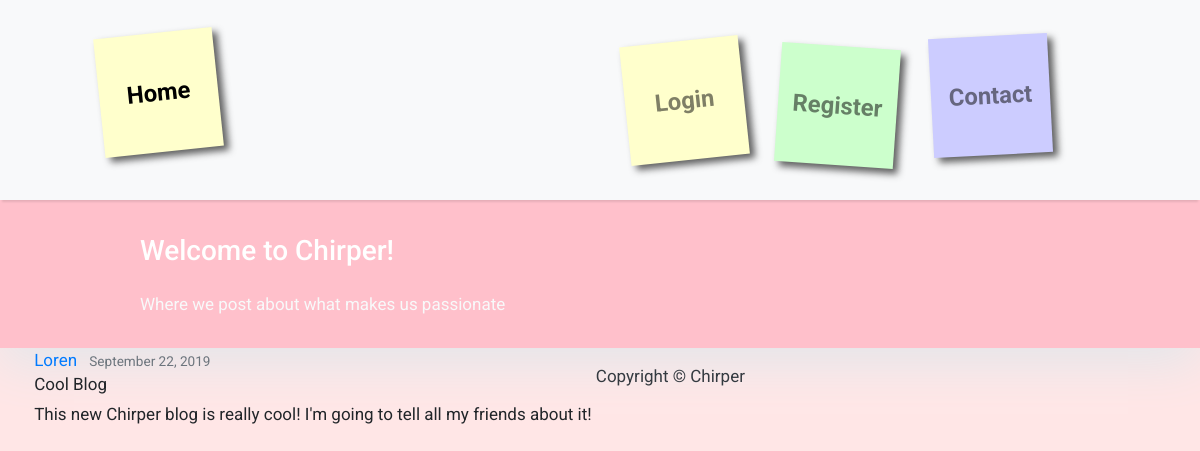
Screenshot of /post/9/ with the database file from the repository.
### blog/models.py (models this page shows, shortened)
class Post(models.Model):
    title = models.CharField(max_length=100)
    content = models.TextField()
    date_posted = models.DateTimeField(default=timezone.now)
    author = models.ForeignKey(User, on_delete=models.CASCADE)

### blog/views.py (the view)
# urls.py: path('post/<int:pk>/', PostDetailView.as_view(), name='post-detail'),
class PostDetailView(DetailView):
    model = Post

### blog/templates/blog/post_detail.html (shortened to what this page needs)
{% extends "blog/base.html" %}
{% block content %}
    <header class="masthead">
      <div class="container">
          <div class="row">
              <div class=" col-md-8 col-md-10 mx-auto">
                  <div class="site-heading">
                      <h3 class=" site-heading my-4 mt-3 text-white"> Welcome to Chirper! </h3>
                      <p class="text-light">Where we post about what makes us passionate &nbsp
                      </p>
                  </div>
              </div>
          </div>
      </div>
  </header>
  <div class="container">
      <div class="row">
          <p>&nbsp;</p>
    <article class="media">
      <div class="media-body">
        <div class="article-metadata">
          <a class="mr-2" href="#">{{ object.author }}</a>
          <small class="text-muted">{{ object.date_posted|date:"F d, Y" }}</small>
        </div>
        <h2 class="article-title">{{ object.title }}</h2>
        <p class="article-content">{{ object.content }}</p>
      </div>
    </article>
    <p>&nbsp;</p>
{% endblock content %}

### blog/templates/blog/base.html (style rules this page uses)
h2,p { font-size:100%; font-weight:normal; }
body { font-family: "Roboto", sans-serif; font-size: 17px; background-color:#ffe6e6; }
.masthead { background: pink; height: auto; padding-bottom: 15px; box-shadow: 0 16px 48px #E3E7EB; padding-top: 10px; }

### rows the page displays
Post: author "Loren", date_posted "September 22, 2019", title "Cool Blog", content "This new Chirper blog is really cool! I'm going to tell all my friends about it!"
